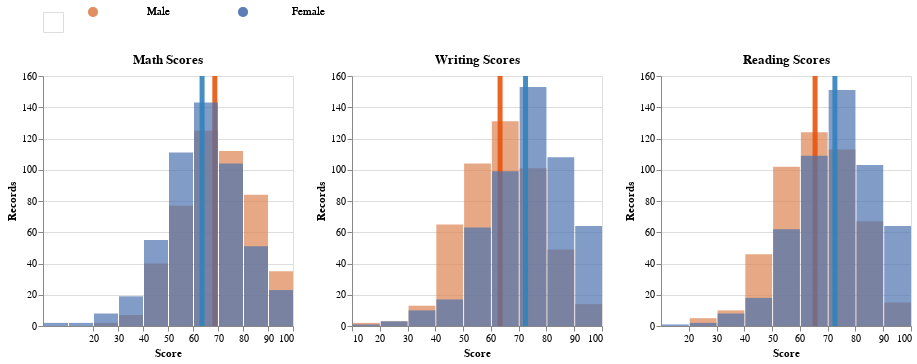

Notebook code cell kept with this figure:
### Markdown cell above
These two plots indicate the following:
- That students are usually proficient in more than one subject. That is, those who are good at writing and reading tend to also have higher math scores.
- That girls and boys are not fundamentally worse or better in mathematics, reading, or writing.
- However, there are clear differences by gender within the range in which students operate. That is, among students who tend to have higher scores in all areas or lower scores in all areas, it can be said that girls performed better in the disciplines of reading and writing, while boys performed better in mathematics.

To verify this with certain statistical measures, I have created the following histogramms of the respective scores. In the respective plots, I have overlaid two histograms and differentiated them by color. When choosing colors, I ensured that they are as neutral as possible and therefore unbiased, yet still clearly distinguishable. Furthermore, I have decided to plot the median to get a grasp how large the differences are there.

### Code cell
data_male = data[data['gender'] == 'male']
data_female = data[data['gender'] == 'female']

female_color = '#4C72B0'  # Blue
male_color = '#DD8452'  # Orange
female_rule_color = '#3182bd'  # Darker blue
male_rule_color = '#e6550d'  # Darker orange

# Opacities
bar_opacity = 0.7
rule_opacity = 0.9

# Math Chart
bar_male_math = alt.Chart(data_male).mark_bar().encode(
    x=alt.X('math_score:Q', bin=True, title='Score'),
    y=alt.Y('count()', title='Records'),
    color=alt.value(male_color),
    opacity=alt.value(bar_opacity)
)

rule_male_math = alt.Chart(data_male).mark_rule().encode(
    x='mean(math_score):Q',
    size=alt.value(5),
    color=alt.value(male_rule_color),
    opacity=alt.value(rule_opacity)

)

male_c_math = bar_male_math + rule_male_math

bar_female_math = alt.Chart(data_female).mark_bar().encode(
    x=alt.X('math_score:Q', bin=True, title='Score'),
    y=alt.Y('count()', title='Records'),
    color=alt.value(female_color),
    opacity=alt.value(bar_opacity)
)

rule_female_math = alt.Chart(data_female).mark_rule().encode(
    x='mean(math_score):Q',
    size=alt.value(5),
    color=alt.value(female_rule_color),
    opacity=alt.value(rule_opacity)
)

female_c_math = bar_female_math + rule_female_math

math_c = (male_c_math + female_c_math).properties(height=250, width=250,title='Math Scores')

# Writing Chart
bar_male_writing = alt.Chart(data_male).mark_bar().encode(
    x=alt.X('writing_score:Q', bin=True, title='Score'),
    y=alt.Y('count()', title='Records'),
    color=alt.value(male_color),
    opacity=alt.value(bar_opacity)
)

rule_male_writing = alt.Chart(data_male).mark_rule().encode(
    x='mean(writing_score):Q',
    size=alt.value(5),
    color=alt.value(male_rule_color),
    opacity=alt.value(rule_opacity)
)

male_c_writing = bar_male_writing + rule_male_writing

bar_female_writing = alt.Chart(data_female).mark_bar().encode(
    x=alt.X('writing_score:Q', bin=True, title='Score'),
    y=alt.Y('count()', title='Records'),
    color=alt.value(female_color),
    opacity=alt.value(bar_opacity)
)

rule_female_writing = alt.Chart(data_female).mark_rule().encode(
    x='mean(writing_score):Q',
    size=alt.value(5),
    color=alt.value(female_rule_color),
    opacity=alt.value(rule_opacity)
)

female_c_writing = bar_female_writing + rule_female_writing

writing_c = (male_c_writing + female_c_writing).properties(height=250, width=250,title='Writing Scores')

# Reading Chart
bar_male_reading = alt.Chart(data_male).mark_bar().encode(
    x=alt.X('reading_score:Q', bin=True, title='Score'),
    y=alt.Y('count()', title='Records'),
    color=alt.value(male_color),
    opacity=alt.value(bar_opacity)
)

rule_male_reading = alt.Chart(data_male).mark_rule().encode(
    x='mean(reading_score):Q',
    size=alt.value(5),
    color=alt.value(male_rule_color),
    opacity=alt.value(rule_opacity)
)

male_c_reading = bar_male_reading + rule_male_reading

bar_female_reading = alt.Chart(data_female).mark_bar().encode(
    x=alt.X('reading_score:Q', bin=True, title='Score'),
    y=alt.Y('count()', title='Records'),
    color=alt.value(female_color),
    opacity=alt.value(bar_opacity)
)

rule_female_reading = alt.Chart(data_female).mark_rule().encode(
    x='mean(reading_score):Q',
    size=alt.value(5),
    color=alt.value(female_rule_color),
    opacity=alt.value(rule_opacity)
)

female_c_reading = bar_female_reading + rule_female_reading

reading_c = (male_c_reading + female_c_reading).properties(height=250, width=250,title='Reading Scores')

# Alle drei Diagramme nebeneinander anzeigen
final_chart = alt.hconcat(math_c, writing_c, reading_c).resolve_scale(color='independent')


# Circle Legend
legend_male = alt.Chart({'values': [{'gender': 'male'}, {'gender': 'female'}]}).mark_circle(color=male_color, size=100).encode(
    y=alt.value(0),
    x=alt.value(50)
)

text_male = alt.Chart({'values': [{'gender': 'male'}, {'gender': 'female'}]}).mark_text(dy=-10, dx=15, color='black').encode(
    y=alt.value(10),
    x=alt.value(100),
    text=alt.value('Male')
)

legend_female = alt.Chart({'values': [{'gender': 'male'}, {'gender': 'female'}]}).mark_circle(color=female_color, size=100).encode(
    y=alt.value(0),
    x=alt.value(200)
)

text_female = alt.Chart({'values': [{'gender': 'male'}, {'gender': 'female'}]}).mark_text(dy=-10, dx=15, color='black').encode(
    y=alt.value(10),
    x=alt.value(250),
    text=alt.value('Female')
)

legend = (legend_male + text_male + legend_female + text_female)

final_chart_with_legend = alt.vconcat(legend, final_chart)

final_chart_with_legend

### Figure 1 — Vega-Lite specification as saved in the notebook (floating-point values rounded to 4 significant figures; data arrays with more than 128 entries replaced by an {"elided": "..."} marker saying what was removed)
{"config": {"view": {"continuousWidth": 400, "continuousHeight": 300}}, "vconcat": [{"layer": [{"data": {"name": "data-361b33068a315a8cc95b4834b71dd9d2"}, "mark": {"type": "circle", "color": "#DD8452", "size": 100}, "encoding": {"x": {"value": 50}, "y": {"value": 0}}}, {"data": {"name": "data-361b33068a315a8cc95b4834b71dd9d2"}, "mark": {"type": "text", "color": "black", "dx": 15, "dy": -10}, "encoding": {"text": {"value": "Male"}, "x": {"value": 100}, "y": {"value": 10}}}, {"data": {"name": "data-361b33068a315a8cc95b4834b71dd9d2"}, "mark": {"type": "circle", "color": "#4C72B0", "size": 100}, "encoding": {"x": {"value": 200}, "y": {"value": 0}}}, {"data": {"name": "data-361b33068a315a8cc95b4834b71dd9d2"}, "mark": {"type": "text", "color": "black", "dx": 15, "dy": -10}, "encoding": {"text": {"value": "Female"}, "x": {"value": 250}, "y": {"value": 10}}}]}, {"hconcat": [{"layer": [{"mark": "bar", "encoding": {"color": {"value": "#DD8452"}, "opacity": {"value": 0.7}, "x": {"type": "quantitative", "bin": true, "field": "math_score", "title": "Score"}, "y": {"type": "quantitative", "aggregate": "count", "title": "Records"}}}, {"mark": "rule", "encoding": {"color": {"value": "#e6550d"}, "opacity": {"value": 0.9}, "size": {"value": 5}, "x": {"type": "quantitative", "aggregate": "mean", "field": "math_score"}}}, {"layer": [{"mark": "bar", "encoding": {"color": {"value": "#4C72B0"}, "opacity": {"value": 0.7}, "x": {"type": "quantitative", "bin": true, "field": "math_score", "title": "Score"}, "y": {"type": "quantitative", "aggregate": "count", "title": "Records"}}}, {"mark": "rule", "encoding": {"color": {"value": "#3182bd"}, "opacity": {"value": 0.9}, "size": {"value": 5}, "x": {"type": "quantitative", "aggregate": "mean", "field": "math_score"}}}], "data": {"name": "data-5d327005e2b0f9810d8af4f8d8cef6f8"}}], "height": 250, "title": "Math Scores", "width": 250}, {"layer": [{"mark": "bar", "encoding": {"color": {"value": "#DD8452"}, "opacity": {"value": 0.7}, "x": {"type": "quantitative", "bin": true, "field": "writing_score", "title": "Score"}, "y": {"type": "quantitative", "aggregate": "count", "title": "Records"}}}, {"mark": "rule", "encoding": {"color": {"value": "#e6550d"}, "opacity": {"value": 0.9}, "size": {"value": 5}, "x": {"type": "quantitative", "aggregate": "mean", "field": "writing_score"}}}, {"layer": [{"mark": "bar", "encoding": {"color": {"value": "#4C72B0"}, "opacity": {"value": 0.7}, "x": {"type": "quantitative", "bin": true, "field": "writing_score", "title": "Score"}, "y": {"type": "quantitative", "aggregate": "count", "title": "Records"}}}, {"mark": "rule", "encoding": {"color": {"value": "#3182bd"}, "opacity": {"value": 0.9}, "size": {"value": 5}, "x": {"type": "quantitative", "aggregate": "mean", "field": "writing_score"}}}], "data": {"name": "data-5d327005e2b0f9810d8af4f8d8cef6f8"}}], "height": 250, "title": "Writing Scores", "width": 250}, {"layer": [{"mark": "bar", "encoding": {"color": {"value": "#DD8452"}, "opacity": {"value": 0.7}, "x": {"type": "quantitative", "bin": true, "field": "reading_score", "title": "Score"}, "y": {"type": "quantitative", "aggregate": "count", "title": "Records"}}}, {"mark": "rule", "encoding": {"color": {"value": "#e6550d"}, "opacity": {"value": 0.9}, "size": {"value": 5}, "x": {"type": "quantitative", "aggregate": "mean", "field": "reading_score"}}}, {"layer": [{"mark": "bar", "encoding": {"color": {"value": "#4C72B0"}, "opacity": {"value": 0.7}, "x": {"type": "quantitative", "bin": true, "field": "reading_score", "title": "Score"}, "y": {"type": "quantitative", "aggregate": "count", "title": "Records"}}}, {"mark": "rule", "encoding": {"color": {"value": "#3182bd"}, "opacity": {"value": 0.9}, "size": {"value": 5}, "x": {"type": "quantitative", "aggregate": "mean", "field": "reading_score"}}}], "data": {"name": "data-5d327005e2b0f9810d8af4f8d8cef6f8"}}], "height": 250, "title": "Reading Scores", "width": 250}], "data": {"name": "data-71a7c5e2c2581f9422e632599f8c9d19"}, "resolve": {"scale": {"color": "independent"}}}], "$schema": "https://vega.github.io/schema/vega-lite/v4.8.1.json", "datasets": {"data-361b33068a315a8cc95b4834b71dd9d2": [{"gender": "male"}, {"gender": "female"}], "data-71a7c5e2c2581f9422e632599f8c9d19": {"elided": "482 records"}, "data-5d327005e2b0f9810d8af4f8d8cef6f8": {"elided": "518 records"}}}
